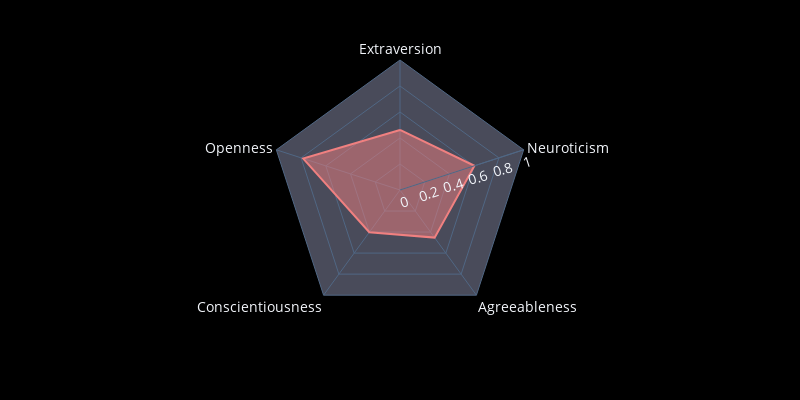

Here is the notebook cell this chart was saved with:
### Code cell
personality_prob = ['Extraversion', 'Neuroticism', 'Agreeableness',
                    'Conscientiousness', 'Openness']

prob = data.query(f'movie_name == "{movie_name}"').query(f'char == "{char}"')[personality_prob].iloc[0].to_list()

fig = px.line_polar(r = prob, 
                    theta = personality_prob, 
#                     hover_name = personality_prob,
                    line_close = True, 
                    color_discrete_sequence = ['lightcoral'],
                    template = 'plotly_dark',
                    width=800, height=400
                   )

fig.update_traces(fill='toself')


fig.update_polars(angularaxis_showgrid=True,
                  radialaxis_gridwidth=0,
                  gridshape='linear',
                  bgcolor="#494b5a",
                  radialaxis_showticklabels=True
                  )

fig.update_polars(angularaxis_dtick='')

fig.update_layout(
    font=dict(
        size=14,  # Set the font size here
    ),
#     paper_bgcolor="#2c2f36",
    paper_bgcolor='black',
    polar=dict(
        radialaxis=dict(
          visible=True,
            range=[0, 1]
        ),
      ),
      showlegend=False
)

fig.show()

### Figure 1 — Plotly figure (JSON) as saved in the notebook; plotly's stock layout.template omitted (floating-point values rounded to 4 significant figures)
{"data": [{"fill": "toself", "hovertemplate": "r=%{r}<br>theta=%{theta}<extra></extra>", "legendgroup": "", "line": {"color": "lightcoral", "dash": "solid"}, "marker": {"symbol": "circle"}, "mode": "lines", "name": "", "r": [0.4619, 0.6022, 0.4528, 0.4017, 0.783, 0.4619], "showlegend": false, "subplot": "polar", "theta": ["Extraversion", "Neuroticism", "Agreeableness", "Conscientiousness", "Openness", "Extraversion"], "type": "scatterpolar"}], "layout": {"font": {"size": 14}, "height": 400, "legend": {"tracegroupgap": 0}, "margin": {"t": 60}, "paper_bgcolor": "black", "polar": {"angularaxis": {"direction": "clockwise", "dtick": "", "rotation": 90, "showgrid": true}, "bgcolor": "#494b5a", "domain": {"x": [0, 1], "y": [0, 1]}, "gridshape": "linear", "radialaxis": {"gridwidth": 0, "range": [0, 1], "showticklabels": true, "visible": true}}, "showlegend": false, "width": 800}}
